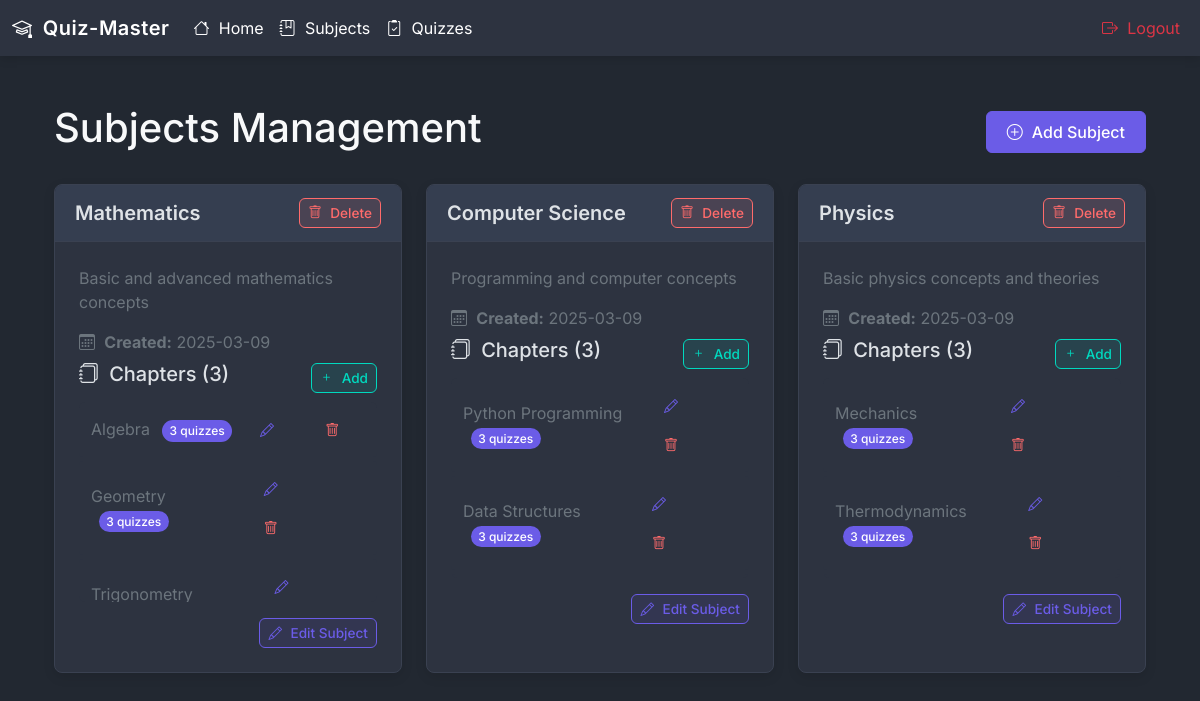
The page /admin (signed in) on the database its author committed.
### models.py (models this page shows)
class Subject(db.Model):
    id = db.Column(db.Integer, primary_key=True)
    name = db.Column(db.String(50), unique=True, nullable=False, index=True)
    description = db.Column(db.Text)
    created_at = db.Column(db.DateTime, default=datetime.now(timezone.utc))
    updated_at = db.Column(db.DateTime, default=datetime.now(timezone.utc), onupdate=datetime.now(timezone.utc))
    chapters = db.relationship('Chapter', backref='subject', lazy=True)

class Chapter(db.Model):
    id = db.Column(db.Integer, primary_key=True)
    name = db.Column(db.String(50), nullable=False)
    description = db.Column(db.Text)
    subject_id = db.Column(db.Integer, db.ForeignKey('subject.id'), nullable=False, index=True)
    created_at = db.Column(db.DateTime, default=datetime.now(timezone.utc))
    updated_at = db.Column(db.DateTime, default=datetime.now(timezone.utc), onupdate=datetime.now(timezone.utc))
    quizzes = db.relationship('Quiz', backref='chapter', lazy=True)

### routes/admin_routes.py (the view)
@app.route('/admin', methods=['GET', 'POST'])
@admin_required
def admin():
    try:
        subjects = Subject.query.all()
        return render_template("admin/admin.html", subjects=subjects)
    except Exception as e:
        app.logger.error(f"Admin dashboard error: {str(e)}")
        flash('Error loading admin dashboard', 'danger')
        return redirect(url_for('login'))

### utils.py (called while the page is built)
def admin_required(f):
    @wraps(f)
    def decorated_function(*args, **kwargs):
        if 'admin_id' not in session:
            flash('Admin access required!', 'danger')
            return redirect(url_for('login'))
        return f(*args, **kwargs)
    return decorated_function

### templates/admin/admin.html (shortened to what this page needs)
{% extends "base.html" %}
{% block navigation %}
<nav class="navbar navbar-expand-lg">
    <div class="container-fluid">
        <a class="navbar-brand" href="/"><i class="bi bi-mortarboard"></i> Quiz-Master</a>
        <div class="collapse navbar-collapse" id="navbarSupportedContent">
            <ul class="navbar-nav me-auto mb-2 mb-lg-0">
                <li class="nav-item">
                    <a class="nav-link active" aria-current="page" href="/"><i class="bi bi-house"></i> Home</a>
                </li>
                {% if session.get('user_id') %}
                <li class="nav-item">
                    <a class="nav-link active" href="{{ url_for('dashboard') }}"><i class="bi bi-speedometer2"></i> Dashboard</a>
                </li>
                {% elif session.get('admin_id') %}
                <li class="nav-item">
                    <a class="nav-link active" href="{{ url_for('admin') }}"><i class="bi bi-journal-bookmark"></i> Subjects</a>
                </li>
                <li class="nav-item">
                    <a class="nav-link active" href="{{ url_for('allQuizzes') }}"><i class="bi bi-clipboard2-check"></i> Quizzes</a>
                </li>
                {% endif %}
            </ul>
            {% if session.get('user_id') %}
            <ul class="navbar-nav">
                <li class="nav-item">
                    <a class="nav-link active text-danger" href="{{ url_for('logout') }}"><i class="bi bi-box-arrow-right"></i> Logout</a>
                </li>
            </ul>
            {% elif session.get('admin_id') %}
            <ul class="navbar-nav">
                <li class="nav-item">
                    <a class="nav-link active text-danger" href="{{ url_for('adminLogout') }}"><i class="bi bi-box-arrow-right"></i> Logout</a>
                </li>
            </ul>
            {% endif %}
        </div>
    </div>
</nav>
{% endblock %}
{% block content %}
<div class="container py-4">
    <div class="d-flex justify-content-between align-items-center mb-4">
        <h1>Subjects Management</h1>
        <button class="btn btn-primary" data-bs-toggle="modal" data-bs-target="#addSubjectModal">
            <i class="bi bi-plus-circle"></i> Add Subject
        </button>
    </div>
    <div class="row g-4">
        {% for subject in subjects %}
        <div class="col-md-6 col-lg-4">
            <div class="card subject-card h-100">
                <div class="card-header d-flex justify-content-between align-items-center">
                    <h3 class="card-title mb-0 fs-5">{{ subject.name }}</h3>
                    <button class="btn btn-sm action-btn action-btn-delete"
                            data-bs-toggle="modal"
                            data-bs-target="#deleteSubjectModal-{{ subject.id }}">
                        <i class="bi bi-trash"></i> Delete
                    </button>
                </div>
                <div class="card-body">
                    <p class="text-secondary">{{ subject.description }}</p>
                    <div class="mb-2">
                        <p class="mb-2 text-secondary">
                            <i class="bi bi-calendar3"></i>
                            <strong>Created:</strong> {{ subject.created_at.strftime('%Y-%m-%d') }}
                        </p>
                    </div>
                    <div class="mb-3">
                        <div class="d-flex justify-content-between align-items-center">
                            <h5><i class="bi bi-journals"></i> Chapters ({{ subject.chapters|length }})</h5>
                            <button class="btn btn-sm action-btn action-btn-add"
                                    data-bs-toggle="modal"
                                    data-bs-target="#addChapterModal-{{ subject.id }}">
                                <i class="bi bi-plus"></i> Add
                            </button>
                        </div>
                        {% if subject.chapters %}
                        <div class="list-group chapter-list mt-2">
                            {% for chapter in subject.chapters %}
                            <div class="list-group-item chapter-list-item">
                                <div class="d-flex justify-content-between align-items-center">
                                    <a href="{{ url_for('subject_quizzes', subject_id=subject.id) }}" class="text-decoration-none text-secondary">
                                        {{ chapter.name }}
                                        <span class="badge rounded-pill ms-2" style="background-color: var(--primary-color);">
                                            {{ chapter.quizzes|length }} quizzes
                                        </span>
                                    </a>
                                    <div>
                                        <button class="btn btn-sm"
                                                data-bs-toggle="modal"
                                                data-bs-target="#editChapterModal-{{ chapter.id }}"
                                                style="color: var(--primary-color);">
                                            <i class="bi bi-pencil"></i>
                                        </button>
                                        <button class="btn btn-sm"
                                                data-bs-toggle="modal"
                                                data-bs-target="#deleteChapterModal-{{ chapter.id }}"
                                                style="color: var(--danger-color);">
                                            <i class="bi bi-trash"></i>
                                        </button>
                                    </div>
                                </div>
                            </div>
                            {% endfor %}
                        </div>
                        {% else %}
                        <p class="text-muted fst-italic">No chapters added yet</p>
                        {% endif %}
                    </div>
                    <div class="d-flex justify-content-end gap-2">
                        <button class="btn btn-sm action-btn action-btn-edit"
                                data-bs-toggle="modal"
                                data-bs-target="#editSubjectModal-{{ subject.id }}">
                            <i class="bi bi-pencil"></i> Edit Subject
                        </button>
                    </div>
                </div>
            </div>
        </div>
        {% endfor %}
    </div>
</div>
{% endblock content %}

### static/css/style.css (style rules this page uses)
:root { --primary-color: #6b5ce7; --primary-light: rgba(107, 92, 231, 0.1); --secondary-color: #00d9bf; --secondary-light: rgba(0, 217, 191, 0.1); --danger-color: #ff6b6b; --danger-light: rgba(255, 107, 107, 0.1); --success-color: #2ecc71; --success-light: rgba(46, 204, 113, 0.1); --dark-bg: #222831; --card-bg: #2d3340; --card-header-bg: #353e50; --text-primary: #f8f9fa; --text-secondary: #b4b6bc; --text-muted: #999aa2; --border-color: #3a4151; }
body { font-family: 'Inter', 'Segoe UI', Roboto, Oxygen, Ubuntu, Cantarell, 'Open Sans', 'Helvetica Neue', sans-serif; background-color: var(--dark-bg); color: var(--text-primary); }
.navbar { background-color: var(--card-bg) !important; box-shadow: 0 2px 10px rgba(0, 0, 0, 0.15); }
.navbar-brand { font-weight: 600; letter-spacing: 0.5px; }
.card { background-color: var(--card-bg); border: 1px solid var(--border-color); box-shadow: 0 4px 12px rgba(0, 0, 0, 0.1); transition: transform 0.2s, box-shadow 0.2s; border-radius: 8px; overflow: hidden; }
.card-header { background-color: var(--card-header-bg); border-bottom: 1px solid var(--border-color); padding: 1rem 1.25rem; }
.card-body { padding: 1.5rem; }
.card-title { font-weight: 600; margin-bottom: 1rem; }
.btn { border-radius: 6px; font-weight: 500; padding: 0.5rem 1.25rem; transition: all 0.2s; }
.btn-primary { background-color: var(--primary-color); border-color: var(--primary-color); }
.subject-card .card-header { padding: 0.8rem 1.25rem; }
.chapter-list { max-height: 200px; overflow-y: auto; margin: 0.5rem 0; padding: 0; }
.chapter-list-item { background-color: rgba(60, 64, 75, 0.6); border: none; margin-bottom: 4px; border-radius: 4px; padding: 0.5rem 0.75rem; }
.bi { margin-right: 0.3rem; }
.action-btn { padding: 0.25rem 0.5rem; font-size: 0.85rem; }
.action-btn-edit { color: var(--primary-color); background-color: var(--primary-light); border: 1px solid var(--primary-color); }
.action-btn-delete { color: var(--danger-color); background-color: var(--danger-light); border: 1px solid var(--danger-color); }
.action-btn-add { color: var(--secondary-color); background-color: var(--secondary-light); border: 1px solid var(--secondary-color); }
.list-group-item { background-color: var(--card-bg); border-color: var(--border-color); }
.badge { padding: 0.4em 0.6em; font-weight: 500; }

### rows shown on the page
Subject: name "Mathematics", description "Basic and advanced mathematics concepts", created_at "2025-03-09", chapters|length "3"
Chapter: name "Algebra", quizzes|length "3"
Chapter: name "Geometry", quizzes|length "3"
Chapter: name "Trigonometry"
Subject: name "Computer Science", description "Programming and computer concepts", created_at "2025-03-09", chapters|length "3"
Chapter: name "Python Programming", quizzes|length "3"
Chapter: name "Data Structures", quizzes|length "3"
Subject: name "Physics", description "Basic physics concepts and theories", created_at "2025-03-09", chapters|length "3"
Chapter: name "Mechanics", quizzes|length "3"
Chapter: name "Thermodynamics", quizzes|length "3"
